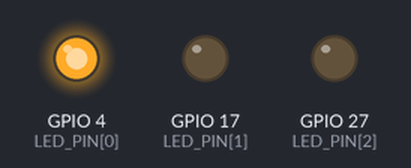
Bench run of a program on a simulated Raspberry Pi (BCM pin numbers). Parts: output pins drawn as LEDs (lit = HIGH). At 6.0 s the program stops and its outputs stay as they are.

Above: at 0.1 s.
At 2.1 s:
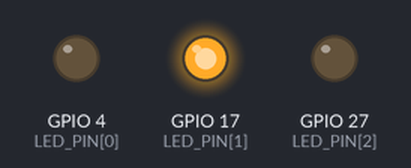
At 4.1 s:
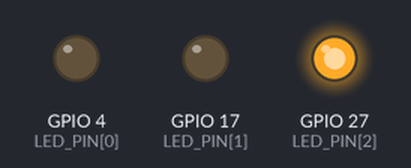
At 6.1 s:
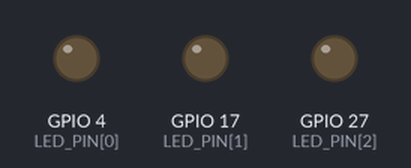
Timing chart, 0 to 7.5 s (numbered marks = the images above):
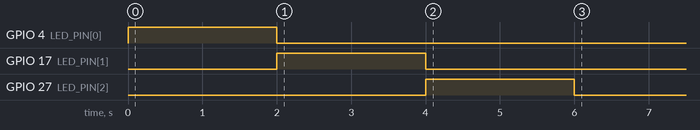

Measured:
- by itself, GPIO 4 (LED_PIN[0]): LOW → HIGH at 0.00 s, → LOW 2.0 s later
- by itself, GPIO 17 (LED_PIN[1]): LOW → HIGH at 2.0 s, → LOW 2.0 s later
- by itself, GPIO 27 (LED_PIN[2]): LOW → HIGH at 4.0 s, → LOW 2.0 s later

The program:

led_blink_task.py
```python
import RPi.GPIO as GPIO
import time

LED_PIN  = [4, 17, 27]
GPIO.setmode(GPIO.BCM)
for x in LED_PIN:
    GPIO.setup(x, GPIO.OUT)

for x in LED_PIN:
    GPIO.output(x, GPIO.HIGH)
    time.sleep(2)
    GPIO.output(x, GPIO.LOW)


GPIO.cleanup()
```
